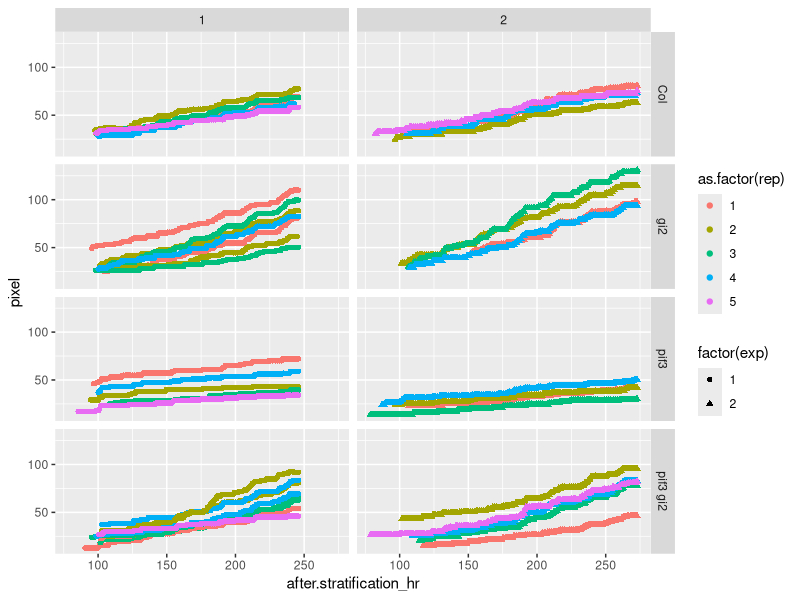

The R source for this figure:
## ---- chunk 1
library(ggplot2)
# functions used in this script
## vlookup
#Vlookup in R (https://gist.github.com/jnmaloof/7367450)
#Version 0.3 November 12, 2013
#Return senesical results if return column is a factor
#Version 0.2 November 11, 2013
#Require first column of table to be numeric if range lookup is being done
#Change defaults to larger=FALSE
#Julin Maloof
vlookup <- function(ref, #the value or values that you want to look for
                    table, #the table where you want to look for it; will look in first column
                    column, #the column that you want the return data to come from,
                    range=FALSE, #if there is not an exact match, return the closest?
                    larger=FALSE) #if doing a range lookup, should the smaller or larger key be used?)
{
  if(!is.numeric(column) & !column %in% colnames(table)) {
    stop(paste("can't find column",column,"in table"))
  }
  if(range) {
    if(!is.numeric(table[,1])) {
      stop(paste("The first column of table must be numeric when using range lookup"))
    }
    table <- table[order(table[,1]),] 
    index <- findInterval(ref,table[,1])
    if(larger) {
      index <- ifelse(ref %in% table[,1],index,index+1)
    }
    output <- table[index,column]
    output[!index <= dim(table)[1]] <- NA
    
  } else {
    output <- table[match(ref,table[,1]),column]
    output[!ref %in% table[,1]] <- NA #not needed?
  }
  dim(output) <- dim(ref)
  output
}
## ---- chunk 2
# setup working directory
if(Sys.info()["user"]=="nozue") {
homedir<-"/Volumes/Data6/data_JM4/2016pif3gi2_timelapse"
} # customize homedir
setwd(homedir)
# 
# reading file time stamp
## This file was created in MSDOS (Celia cam computer) by "dir" command
filetime<-read.table("2016pif3gi2filetime.txt",skip=7,nrows=869)
head(filetime)
tail(filetime)
# reading file name used in exp1
exp1.filename<-read.table("exp1.file.txt",skip=1)
# add 336 to 1 (frmae number in exp1 avi )
exp1.filename$frame<-1:nrow(exp1.filename)
# reading file name used in exp2
exp2.filename<-read.table("exp2.file.txt",nrow=533) # skip the last line "exp2.file.txt"
#exp2.filename$frame<-1:nrow(exp2.filename) # is this true? no 
exp2.filename$frame<- c(((533-309)+1):533, (310-309):(533-309))# is this true? OK. Probably I should fix it becasue this is dirty. (100316)

# reading hypocotyl length data
hyp.data<-read.csv("Marian_gi2pif3_hyp_data.csv")
# merge time stamp data and hyp.data
## extract avi movie frame name
hyp.data$frame<-as.integer(sub("(2016pif3gi2exp)(1A_|1B_|2A_|2B_)(pif3gi2|pif3|gi2|Col)(.avi:)([[:digit:]]+)([[:print:]]+)","\\5",hyp.data$label)) 

# obtaining file date/time (exp1)
hyp.data[hyp.data$exp==1,"file"]<-as.character(vlookup(hyp.data[hyp.data$exp==1,"frame"],exp1.filename[,2:1],2))
str(hyp.data)
# obtaining file date/time (exp2)
hyp.data[hyp.data$exp==2,"file"]<-as.character(vlookup(hyp.data[hyp.data$exp==2,"frame"],exp2.filename[,2:1],2))
## obtain file date/time stamp (exp1 and exp2)
hyp.data$date<-vlookup(hyp.data$file,filetime[,c("V4","V1")],2)
hyp.data$time<-vlookup(hyp.data$file,filetime[,c("V4","V2")],2)
## converted to "POSIXlt" (see ?strptime)
hyp.data$date.time<-strptime(paste(hyp.data$date,hyp.data$time,sep="/"),"%m/%d/%Y/%H:%M")

## June 27 is day3 after stratification (start day for exp1 is 
exp1.start.date.time<-strptime("6/24/2016/7:00","%m/%d/%Y/%H:%M") # start date time for exp1
exp2.start.date.time<-strptime("7/1/2016/7:00","%m/%d/%Y/%H:%M") # start date time for exp2

## day-night cycle (7:00 - 15:00 is day)
# calculate hours after stratification 
# cf. hyp.data$date.time - start.date.time gave me units="days"
# for exp1
hyp.data[hyp.data$exp==1,"after.stratification_hr"]<-
  as.numeric(gsub(" hours","",difftime(hyp.data[hyp.data$exp==1,"date.time"],exp1.start.date.time,units="hours"))) # see more in ?difftime
# for exp2
hyp.data[hyp.data$exp==2,"after.stratification_hr"]<-
  as.numeric(gsub(" hours","",difftime(hyp.data[hyp.data$exp==2,"date.time"],exp2.start.date.time,units="hours"))) # see more in ?difftime
# 
str(hyp.data)
head(hyp.data)
summary(hyp.data)
## ---- chunk 3
# under construction

## ---- chunk 4
# plot (height version)
p.height<-ggplot(hyp.data,aes(x=after.stratification_hr,y=pixel,color=as.factor(rep),shape=factor(exp))) + geom_point()+facet_grid(genotype~exp)
p.height
# plot (growth rate version)
#p.growthrate<-
